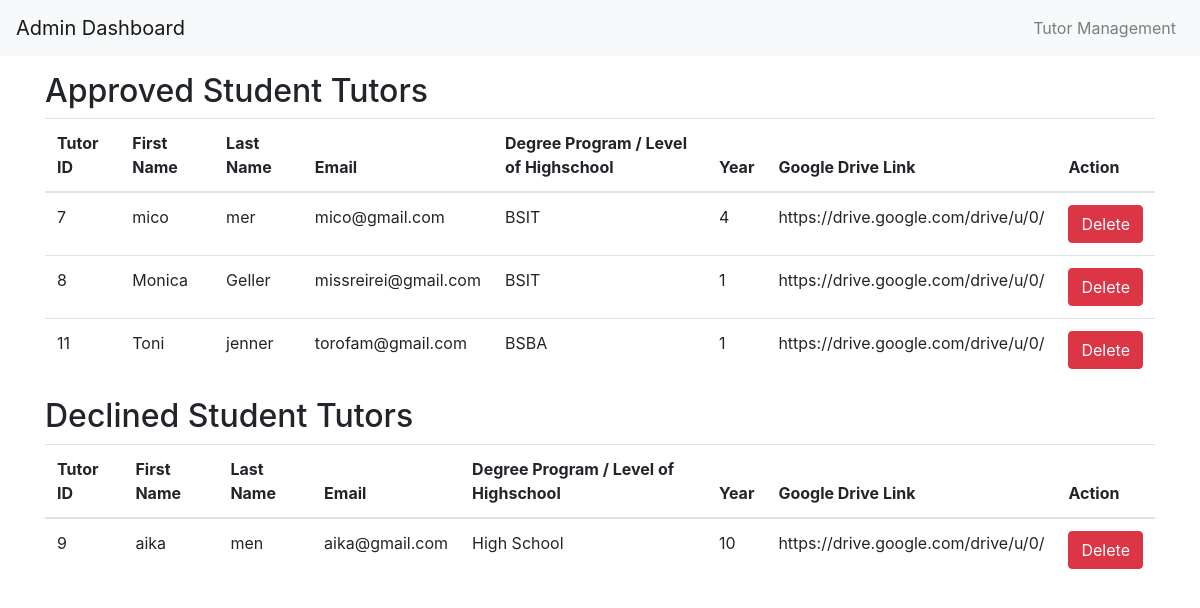
Page /tutormanagement.php on the committed database.
### tables this page shows
CREATE TABLE `tutor` (
  `tutorID` int(11) NOT NULL,
  `firstName` varchar(255) NOT NULL,
  `lastName` varchar(255) NOT NULL,
  `email` varchar(255) NOT NULL,
  `degreeProgram` varchar(255) NOT NULL,
  `year` varchar(255) NOT NULL,
  `gdriveLink` varchar(255) NOT NULL,
  `password` varchar(255) NOT NULL,
  `approvalStatus` enum('Pending','Approved','Declined') NOT NULL DEFAULT 'Pending',
  `created_at` datetime DEFAULT current_timestamp(),
  `profilePicture` varchar(255) DEFAULT NULL,
  `subjectExpertise` varchar(255) DEFAULT NULL,
  `availableDaysTime` varchar(255) DEFAULT NULL,
  `teachingMode` varchar(50) DEFAULT NULL,
  `ratePerHour` decimal(10,2) DEFAULT NULL,
  `bio` text DEFAULT NULL
);

### php/ad-tmanagement.php (the view, shortened to what this page needs)
<?php
include('connection/dbconfig.php');
$approved_query = "SELECT * FROM tutor WHERE approvalStatus='Approved'";
$approved_result = mysqli_query($conn, $approved_query);
$declined_query = "SELECT * FROM tutor WHERE approvalStatus='Declined'";
$declined_result = mysqli_query($conn, $declined_query);
while ($row = mysqli_fetch_assoc($approved_result)) {
    echo "<tr>";
    echo "<td>" . $row['tutorID'] . "</td>";
    echo "<td>" . $row['firstName'] . "</td>";
    echo "<td>" . $row['lastName'] . "</td>";
    echo "<td>" . $row['email'] . "</td>";
    echo "<td>" . $row['degreeProgram'] . "</td>";
    echo "<td>" . $row['year'] . "</td>";
    echo "<td>" . $row['gdriveLink'] . "</td>";
    echo "<td>
            <form method='POST' onsubmit='return confirm(\"Are you sure you want to delete this tutor?\")'>
                <input type='hidden' name='tutorID' value='" . $row['tutorID'] . "'>
                <button type='submit' class='btn btn-danger' name='delete_btn'>Delete</button>
            </form>
        </td>";
    echo "</tr>";
}
echo "</tbody></table><h2>Declined Student Tutors</h2><table class='table'><thead><tr><th>Tutor ID</th><th>First Name</th><th>Last Name</th><th>Email</th><th>Degree Program / Level of Highschool</th><th>Year</th><th>Google Drive Link</th><th>Action</th></tr></thead><tbody>";
while ($row = mysqli_fetch_assoc($declined_result)) {
    echo "<tr>";
    echo "<td>" . $row['tutorID'] . "</td>";
    echo "<td>" . $row['firstName'] . "</td>";
    echo "<td>" . $row['lastName'] . "</td>";
    echo "<td>" . $row['email'] . "</td>";
    echo "<td>" . $row['degreeProgram'] . "</td>";
    echo "<td>" . $row['year'] . "</td>";
    echo "<td>" . $row['gdriveLink'] . "</td>";
    echo "<td>
            <form method='POST' onsubmit='return confirm(\"Are you sure you want to delete this tutor?\")'>
                <input type='hidden' name='tutorID' value='" . $row['tutorID'] . "'>
                <button type='submit' class='btn btn-danger' name='delete_btn'>Delete</button>
            </form>
        </td>";
    echo "</tr>";
}
?>

### rows in the picture
tutor: tutorID "7", firstName "mico", lastName "mer", email "mico@gmail.com", degreeProgram "BSIT", year "4", gdriveLink "https://drive.google.com/drive/u/0/"
tutor: tutorID "8", firstName "Monica", lastName "Geller", email "missreirei@gmail.com", degreeProgram "BSIT", year "1", gdriveLink "https://drive.google.com/drive/u/0/"
tutor: tutorID "11", firstName "Toni", lastName "jenner", email "torofam@gmail.com", degreeProgram "BSBA", year "1", gdriveLink "https://drive.google.com/drive/u/0/"
tutor: tutorID "9", firstName "aika", lastName "men", email "aika@gmail.com", degreeProgram "High School", year "10", gdriveLink "https://drive.google.com/drive/u/0/"
